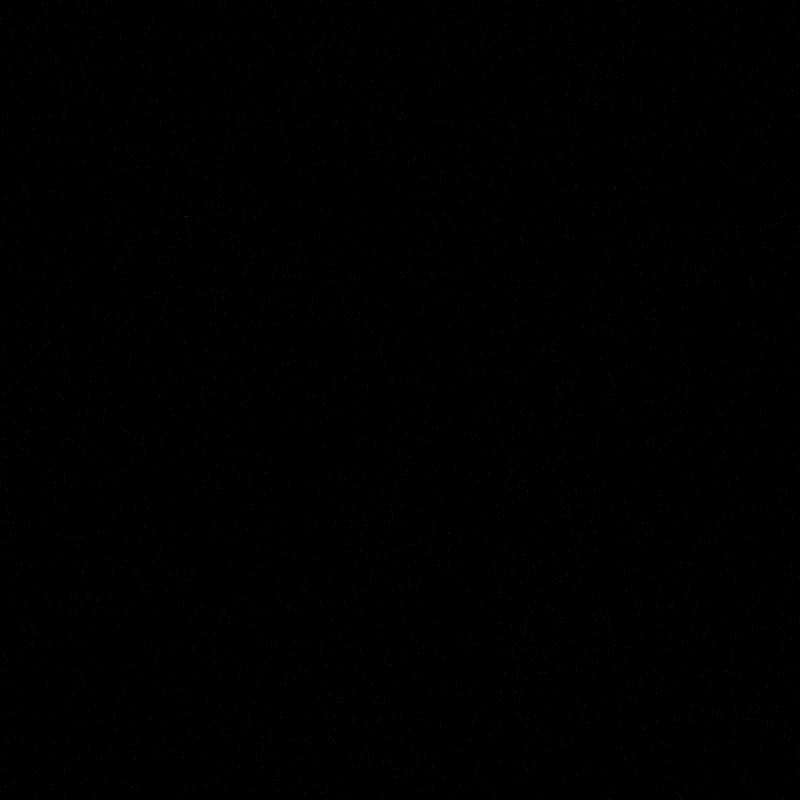
Frame 1 (no input)
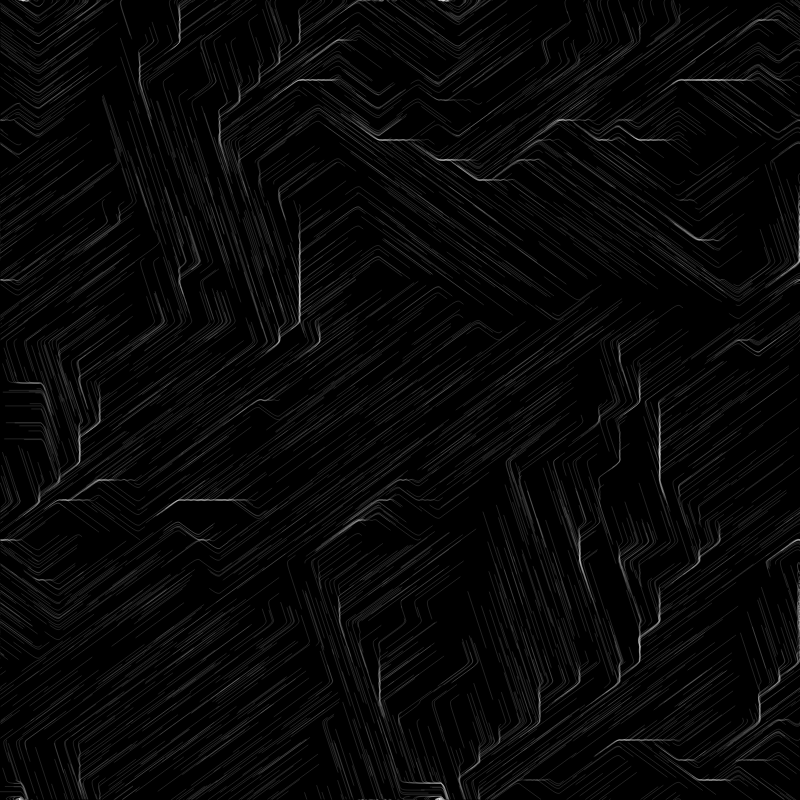
Frame 60 (no input)
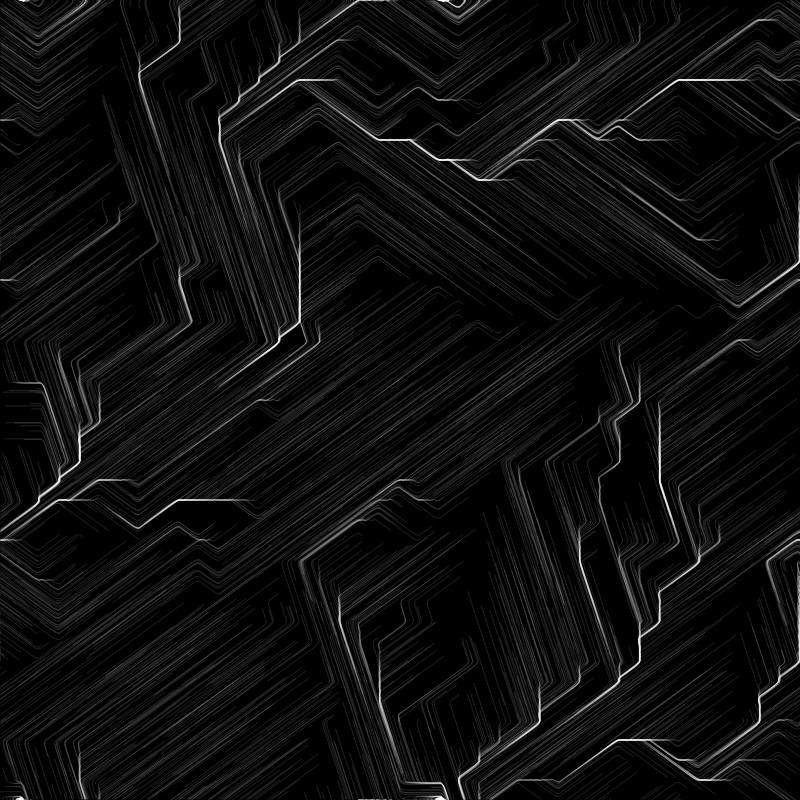
Frame 120 (the mouse pressed at the canvas centre since frame 60)

The p5.js sketch that drew these frames (run headless with seeded random() and noise() and a simulated clock; from frame 60 on, the mouse is pressed at the canvas centre):

// p5.js sketch
// ── sketch.js
let inc = 0.1;
let FIELD_SIZE = 20;
let cols, rows;
let zOff = 0;

let particles = [];
let PARTICLE_COUNT = 3000;

let flowfield;

function setup() {
  createCanvas(800, 800);
  background(0);
  // noiseSeed(1002);
  noiseDetail(16);

  flowfield = new FlowField(FIELD_SIZE);

  for (let i = 0; i < PARTICLE_COUNT; i++) {
    particles[i] = new Particle(random(width), random(height));
  }
}

function draw() {
  flowfield.update();


  // let yOff = 0;

  // for (let y = 0; y < rows; y++) {
  //   let xOff = 0;
  //   for (let x = 0; x < cols; x++) {
  //     let idx = x + y * cols
  //     let r = noise(xOff, yOff, zOff);
  //     let v = p5.Vector.fromAngle(r * TWO_PI);
  //     v.setMag(0.1);
  //     flowfield[idx] = v;
  //     xOff += inc;
  //     // Draw directions
  //     // stroke(0, 75);
  //     // strokeWeight(0.5);
  //     // push();
  //     // translate(x * scl, y * scl);
  //     // rotate(v.heading());
  //     // line(0, 0, scl, 0);
  //     // pop();
  //   }
  //   yOff += inc;
  // }
  // zOff += 0.005;

  for (let i = 0; i < particles.length; i++) {
    particles[i].follow(flowfield);
    particles[i].update();
    particles[i].show();
  }
}


function mousePressed() {
  noLoop();
  console.log("STOPPED");
}

function keyPressed() {
  loop();
  console.log("STARTED");
}
// ── field.js
function FlowField(fieldSize) {
  let xyIncr = 0.1;
  let zIncr = 0.0;
  let zOff = 0.0;

  this.fieldSize = fieldSize
  this.cols = floor(width / this.fieldSize);
  this.rows = floor(height / this.fieldSize);

  this.field = new Array(this.cols * this.rows);

  this.update = function updateFlowField() {
    let yOff = 0.0;
    for (let y = 0; y < this.rows; y++) {
      let xOff = 0;
      for (let x = 0; x < this.cols; x++) {
        let idx = x + (y * this.cols);
        let angle = generateFieldAngle(xOff, yOff, zOff);
        let v = p5.Vector.fromAngle(angle);
        v.setMag(0.5);
        this.field[idx] = v;

        xOff += xyIncr;
      }
      yOff += inc;
    }

    zOff += zIncr;
  }

  this.update();

  function generateFieldAngle(xOff, yOff, zOff) {
    let n = noise(xOff, yOff, zOff); // 0 < n < 1
    let f = 5;
    n = floor(n * f) / f;
    return n * TWO_PI;
  }
}
// ── particle.js
function Particle(x, y) {
  this.pos = createVector(x, y);
  this.vel = createVector(0, 0);
  this.acc = createVector(0, 0);
  this.maxSpeed = 1;
  this.age = 0;
  this.lifetime = random(500, 2500);

  this.prevPos = this.pos.copy();

  this.update = function updateParticle() {
    if (this.age < this.lifetime) {
      this.vel.add(this.acc);
      this.vel.limit(this.maxSpeed);
      this.prevPos = this.pos.copy();
      this.pos.add(this.vel);
      this.acc.mult(0);
      this.edges();
      this.age += 1;
    } else {
      // console.log(this.age);
      this.pos = createVector(random(width), random(height));
      this.prevPos = this.pos.copy();
      this.vel = createVector(0, 0);
      this.acc = createVector(0, 0);
      this.age = 0;
      this.lifetime = random(500, 2500);
    }
  }

  this.applyForce = function applyForceParticle(force) {
    this.acc.add(force);
  }

  this.follow = function followParticle(flowfield) {
    let x = floor(this.pos.x / flowfield.fieldSize);
    let y = floor(this.pos.y / flowfield.fieldSize);
    let idx = x + y * flowfield.cols;
    let force = flowfield.field[idx];
    this.applyForce(force);
  }

  this.show = function showParticle() {
    stroke(255, 20);
    strokeWeight(1);
    // point(this.pos.x, this.pos.y);
    line(this.pos.x, this.pos.y, this.prevPos.x, this.prevPos.y);
  }

  this.edges = function() {
    if (this.pos.x > width) {
      this.pos.x = 0;
      this.prevPos = this.pos.copy();
    }
    if (this.pos.x < 0) {
      this.pos.x = width;
      this.prevPos = this.pos.copy();
    }
    if (this.pos.y > height) {
      this.pos.y = 0;
      this.prevPos = this.pos.copy();
    }
    if (this.pos.y < 0) {
      this.pos.y = height;
      this.prevPos = this.pos.copy();
    }
  }
}
